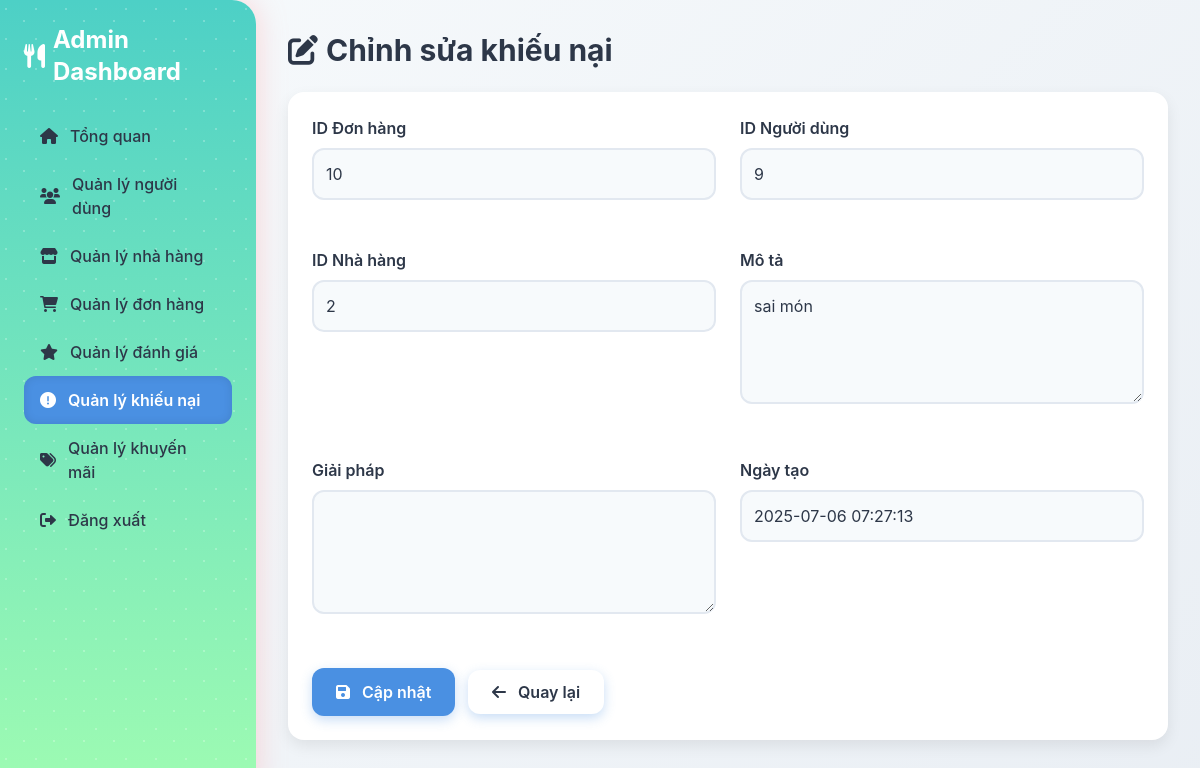
Screenshot of /modules/complaints/edit_complaint.php?id=9 (signed in) with the database file from the repository.
### tables this page shows
CREATE TABLE `complaints` (
  `id` int(11) NOT NULL,
  `order_id` int(11) DEFAULT NULL,
  `user_id` int(11) DEFAULT NULL,
  `restaurant_id` int(11) DEFAULT NULL,
  `description` text NOT NULL,
  `status` enum('pending','resolved','rejected') DEFAULT 'pending',
  `resolution` text DEFAULT NULL,
  `created_at` timestamp NOT NULL DEFAULT current_timestamp(),
  `image_path` varchar(255) DEFAULT NULL
);

### modules/complaints/edit_complaint.php (the view, shortened to what this page needs)
<?php
require __DIR__ . '/../../config/db_connect.php';
$complaint_id = $_GET['id'] ?? null;
try {
    $stmt = $pdo->prepare("SELECT id, order_id, user_id, restaurant_id, description, status, resolution, created_at FROM complaints WHERE id = ?");
    $stmt->execute([$complaint_id]);
    $complaint = $stmt->fetch();
} catch (PDOException $e) {
    error_log("Database error in edit_complaint.php: " . $e->getMessage());
    header("Location: /ad/modules/complaints/manage_complaints.php?error=database_error");
    exit;
}
?>
<!DOCTYPE html>
<html lang="vi">
<head>
    <link href="https://cdn.jsdelivr.net/npm/tailwindcss@2.2.19/dist/tailwind.min.css" rel="stylesheet">
    <link href="/ad/assets/css/admin.css" rel="stylesheet">
    <link href="https://cdnjs.cloudflare.com/ajax/libs/font-awesome/6.0.0-beta3/css/all.min.css" rel="stylesheet">
    <link href="https://cdnjs.cloudflare.com/ajax/libs/animate.css/4.1.1/animate.min.css" rel="stylesheet">
</head>
<body class="flex flex-col h-screen">
    <div class="flex flex-1 overflow-hidden">
        <aside class="sidebar transition-all duration-300 ease-in-out">
            <h2 class="text-2xl font-bold mb-6 flex items-center">
                <i class="fas fa-utensils mr-2"></i> <span>Admin Dashboard</span>
            </h2>
            <nav>
                <ul>
                    <li><a href="/ad/views/dashboard.php" class="flex items-center"><i class="fas fa-home mr-2"></i> <span>Tổng quan</span></a></li>
                    <li><a href="/ad/modules/users/manage_users.php" class="flex items-center"><i class="fas fa-users mr-2"></i> <span>Quản lý người dùng</span></a></li>
                    <li><a href="/ad/modules/restaurants/manage_restaurants.php" class="flex items-center"><i class="fas fa-store mr-2"></i> <span>Quản lý nhà hàng</span></a></li>
                    <li><a href="/ad/modules/orders/manage_orders.php" class="flex items-center"><i class="fas fa-shopping-cart mr-2"></i> <span>Quản lý đơn hàng</span></a></li>
                    <li><a href="/ad/modules/reviews/manage_reviews.php" class="flex items-center"><i class="fas fa-star mr-2"></i> <span>Quản lý đánh giá</span></a></li>
                    <li><a href="/ad/modules/complaints/manage_complaints.php" class="flex items-center active"><i class="fas fa-exclamation-circle mr-2"></i> <span>Quản lý khiếu nại</span></a></li>
                    <li><a href="/ad/modules/promotions/manage_promotions.php" class="flex items-center"><i class="fas fa-tags mr-2"></i> <span>Quản lý khuyến mãi</span></a></li>
                    <li><a href="/ad/modules/auth/logout.php" class="flex items-center"><i class="fas fa-sign-out-alt mr-2"></i> <span>Đăng xuất</span></a></li>
                </ul>
            </nav>
        </aside>
        <main class="main-content flex-1 overflow-auto">
            <h1 class="text-3xl font-bold mb-6 flex items-center">
                <i class="fas fa-edit mr-2"></i> Chỉnh sửa khiếu nại
            </h1>
            <div class="card">
                <form method="POST" action="" class="grid grid-cols-1 md:grid-cols-2 gap-6">
                    <div class="form-group">
                        <label>ID Đơn hàng</label>
                        <input type="number" name="order_id" class="form-control" value="<?php echo htmlspecialchars($complaint['order_id'] ?? ''); ?>">
                    </div>
                    <div class="form-group">
                        <label>ID Người dùng</label>
                        <input type="number" name="user_id" class="form-control" value="<?php echo htmlspecialchars($complaint['user_id'] ?? ''); ?>">
                    </div>
                    <div class="form-group">
                        <label>ID Nhà hàng</label>
                        <input type="number" name="restaurant_id" class="form-control" value="<?php echo htmlspecialchars($complaint['restaurant_id'] ?? ''); ?>">
                    </div>
                    <div class="form-group">
                        <label>Mô tả</label>
                        <textarea name="description" class="form-control" rows="4" required><?php echo htmlspecialchars($complaint['description']); ?></textarea>
                    </div>
                    <div class="form-group">
                        <label>Giải pháp</label>
                        <textarea name="resolution" class="form-control" rows="4"><?php echo htmlspecialchars($complaint['resolution'] ?? ''); ?></textarea>
                    </div>
                    <div class="form-group">
                        <label>Ngày tạo</label>
                        <input type="text" class="form-control" value="<?php echo htmlspecialchars($complaint['created_at']); ?>" disabled>
                    </div>
                    <div class="md:col-span-2">
                        <button type="submit" class="btn btn-primary">
                            <i class="fas fa-save mr-2"></i> Cập nhật
                        </button>
                        <a href="manage_complaints.php" class="btn btn-secondary ml-2">
                            <i class="fas fa-arrow-left mr-2"></i> Quay lại
                        </a>
                    </div>
                </form>
            </div>
        </main>
    </div>
</body>
</html>

### assets/css/admin.css (style rules this page uses)
body { font-family: 'Inter', -apple-system, BlinkMacSystemFont, 'Segoe UI', Roboto, sans-serif; background: linear-gradient(135deg, #f7fafc 0%, #dce3ec 100%); background-size: 200% 200%; animation: gradientMove 15s ease infinite; margin: 0; height: 100vh; overflow: auto; color: #2d3748; }
.sidebar { background: linear-gradient(180deg, #4dd0c6, #9ffcb2); color: #ffffff; height: 100vh; position: fixed; width: 256px; padding: 1.5rem; box-shadow: 0 0 30px rgba(255, 154, 158, 0.4); overflow-y: auto; transition: all 0.3s ease-in-out; border-top-right-radius: 24px; border-bottom-right-radius: 24px; overflow: hidden; }
.sidebar::before { content: ''; position: absolute; top: 0; left: 0; width: 100%; height: 100%; background-image: radial-gradient(circle at 20% 30%, rgba(255,255,255,0.8) 1px, transparent 1px), radial-gradient(circle at 80% 70%, rgba(255,255,255,0.8) 1px, transparent 1px); background-size: 30px 30px; opacity: 0.3; animation: particleMove 20s linear infinite; }
.sidebar nav ul { list-style: none; padding: 0; }
.sidebar nav ul li a { display: flex; align-items: center; padding: 0.75rem 1rem; border-radius: 0.75rem; color: #2d3748; text-decoration: none; transition: all 0.3s ease; font-weight: 500; position: relative; overflow: hidden; }
.sidebar nav ul li a::before { content: ''; position: absolute; top: 0; left: -100%; width: 100%; height: 100%; background: linear-gradient(90deg, rgba(255, 255, 255, 0.2) 0%, rgba(255, 255, 255, 0.5) 50%, rgba(255, 255, 255, 0.2) 100%); transition: all 0.4s ease; z-index: 0; }
.sidebar nav ul li a.active { background-color: #4a90e2; color: #ffffff; font-weight: 600; box-shadow: inset 0 0 10px rgba(0, 0, 0, 0.1); }
.sidebar nav ul li a.active::before { display: none; }
.sidebar nav ul li a i { margin-right: 0.75rem; transition: transform 0.3s ease, opacity 0.3s ease; }
.sidebar nav ul li a span { transition: opacity 0.3s ease; }
.main-content { margin-left: 256px; padding: 2rem; height: 100vh; width: calc(100% - 256px); overflow-y: auto; transition: margin-left 0.3s ease; padding-bottom: 2rem; }
.card { background-color: #ffffff; border-radius: 1rem; box-shadow: 0 6px 15px rgba(0, 0, 0, 0.08); padding: 1.5rem; margin-bottom: 2rem; transition: all 0.3s ease; opacity: 1 !important; backface-visibility: hidden; will-change: transform, box-shadow; }
.btn { padding: 0.75rem 1.5rem; border-radius: 0.75rem; font-weight: 600; transition: all 0.3s ease; min-width: 120px; text-align: center; box-shadow: 0 4px 12px rgba(74, 144, 226, 0.3); opacity: 1 !important; cursor: pointer; }
.btn-primary { background-color: #4a90e2; color: #ffffff; }
.form-group { margin-bottom: 1.5rem; }
.form-group label { display: block; color: #2d3748; font-weight: 600; margin-bottom: 0.5rem; }
.form-group input, .form-group textarea, .form-group select { width: 100%; padding: 0.75rem; border: 2px solid #e2e8f0; border-radius: 0.75rem; outline: none; transition: all 0.3s ease; background-color: #f7fafc; }

### rows the page displays
complaints: order_id "10", user_id "9", restaurant_id "2", description "sai món", created_at "2025-07-06 07:27:13"
